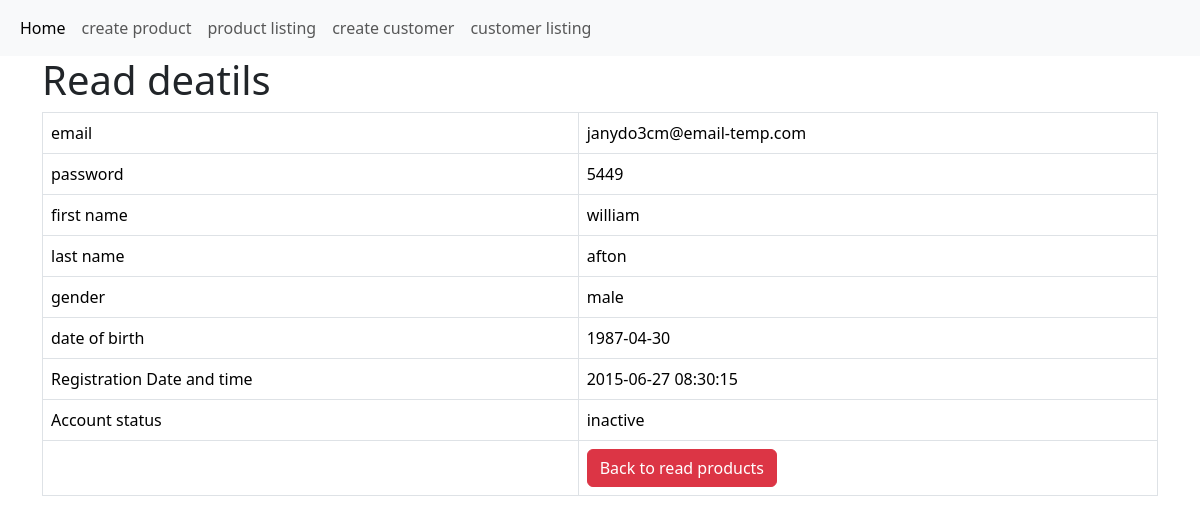
/customer_details.php?email=janydo3cm@email-temp.com, run on the app's committed database.
### tables this page shows
CREATE TABLE IF NOT EXISTS `customer` (
  `email` varchar(50) NOT NULL,
  `password` int(11) NOT NULL,
  `firstname` varchar(50) NOT NULL,
  `lastname` varchar(50) NOT NULL,
  `gender` enum('male','female') NOT NULL,
  `date_of_birth` date NOT NULL,
  `registration_date_and_time` datetime NOT NULL,
  `account_status` enum('active','inactive') NOT NULL,
  PRIMARY KEY (`email`)
);

### customer_details.php (the view, shortened to what this page needs)
<!DOCTYPE HTML>
<html>
<?php include 'menu.php'?>
<head>
    <link href="https://cdn.jsdelivr.net/npm/bootstrap@5.3.3/dist/css/bootstrap.min.css" rel="stylesheet">
</head>
<body>
    <div class="container">
        <div class="page-header">
            <h1>Read deatils</h1>
        </div>
        <?php
$email=isset($_GET['email']) ? $_GET['email'] : die('ERROR: Record ID not found.');
include 'config/database.php';
try {
    $query = "SELECT * FROM customer WHERE email = ? LIMIT 0,1";
    $stmt = $con->prepare( $query );
    $stmt->bindParam(1, $email);
    $stmt->execute();
    $row = $stmt->fetch(PDO::FETCH_ASSOC);
    $email = $row['email'];
    $password = $row['password'];
    $firstname = $row['firstname'];
    $lastname = $row['lastname'];
    $gender = $row['gender'];
    $date_of_birth = $row['date_of_birth'];
    $registration_date_and_time = $row['registration_date_and_time'];
    $account_status = $row['account_status'];
}
catch(PDOException $exception){
    die('ERROR: ' . $exception->getMessage());
}
?>
<table class='table table-hover table-responsive table-bordered'>
    <tr>
        <td>email</td>
        <td><?php echo $email;  ?></td>
    </tr>
    <tr>
        <td>password</td>
        <td><?php echo $password;  ?></td>
    </tr>
    <tr>
        <td>first name</td>
        <td><?php echo $firstname;  ?></td>
    </tr>
    <tr>
        <td>last name</td>
        <td><?php echo $lastname;  ?></td>
    </tr>
    <tr>
        <td>gender</td>
        <td><?php echo $gender;  ?></td>
    </tr>
    <tr>
        <td>date of birth</td>
        <td><?php echo $date_of_birth;  ?></td>
    </tr>
    <tr>
        <td>Registration Date and time</td>
        <td><?php echo $registration_date_and_time;  ?></td>
    </tr>
    <tr>
        <td>Account status</td>
        <td><?php echo $account_status;  ?></td>
    </tr>
    <tr>
        <td></td>
        <td>
            <a href='customer_listing.php' class='btn btn-danger'>Back to read products</a>
        </td>
    </tr>
</table>
    </div>
</body>
</html>

### data on the page
customer: email "janydo3cm@email-temp.com", password "5449", firstname "william", lastname "afton", gender "male", date_of_birth "1987-04-30", registration_date_and_time "2015-06-27 08:30:15", account_status "inactive"
